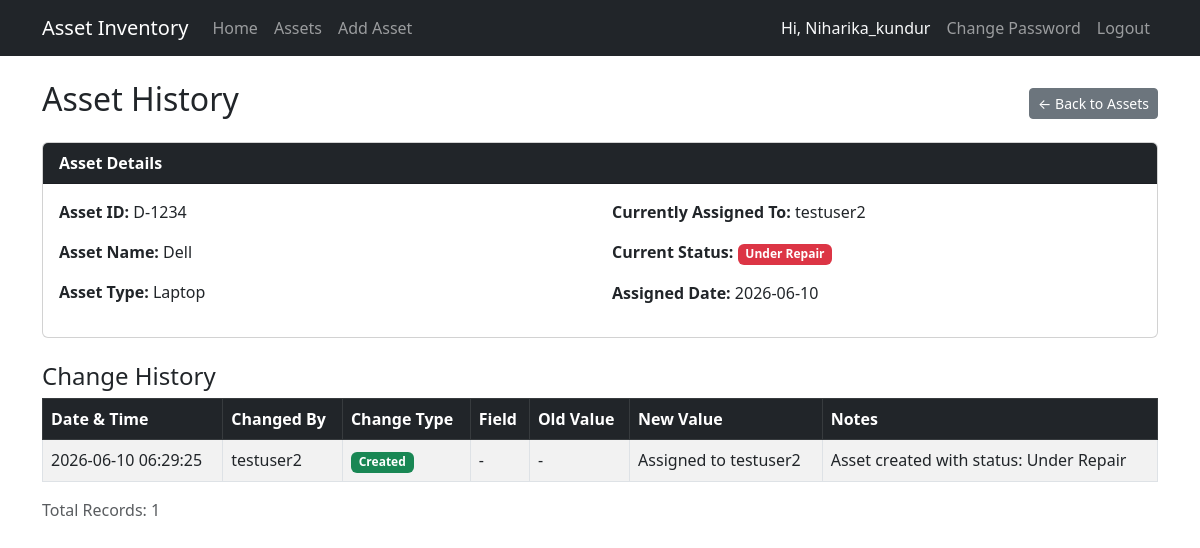
The app's page /history/9/ (signed in) with its own data.
### assets/models.py (models this page shows, shortened)
class Asset(models.Model):
    asset_id = models.CharField(max_length=50, unique=True)
    asset_name = models.CharField(max_length=100)
    asset_type = models.CharField(max_length=50)
    assigned_to = models.CharField(max_length=100)
    status = models.CharField(max_length=20, default='Available')
    assigned_date = models.DateField(default=timezone.now)

class AssetHistory(models.Model):
    asset = models.ForeignKey(Asset, on_delete=models.CASCADE, related_name='history')
    changed_by = models.CharField(max_length=100)
    change_type = models.CharField(max_length=50)  # Created, Updated, Transferred, Deleted
    field_changed = models.CharField(max_length=50, blank=True)
    old_value = models.CharField(max_length=200, blank=True)
    new_value = models.CharField(max_length=200, blank=True)
    changed_at = models.DateTimeField(auto_now_add=True)
    notes = models.TextField(blank=True)
    class Meta:
        ordering = ['-changed_at']  # Most recent first
        verbose_name_plural = 'Asset histories'

### assets/views.py (the view)
# urls.py: path('history/<int:asset_id>/', views.asset_history, name='asset_history'),
@login_required
def asset_history(request, asset_id):
    if not request.user.is_superuser:
        messages.error(request, 'You do not have permission to view asset history.')
        return redirect('asset_list')
    asset = get_object_or_404(Asset, id=asset_id)
    history = asset.history.all()  # Uses related_name='history'
    return render(request, 'asset_history.html', {
        'asset': asset,
        'history': history,
    })

### assets/templates/asset_history.html
{% extends 'base.html' %}
{% block content %}
<div class="d-flex justify-content-between align-items-center">
    <h2>Asset History</h2>
    <a href="{% url 'asset_list' %}" class="btn btn-secondary btn-sm">← Back to Assets</a>
</div>
<div class="card mt-3 mb-4">
    <div class="card-header bg-dark text-white">
        <strong>Asset Details</strong>
    </div>
    <div class="card-body">
        <div class="row">
            <div class="col-md-6">
                <p><strong>Asset ID:</strong> {{ asset.asset_id }}</p>
                <p><strong>Asset Name:</strong> {{ asset.asset_name }}</p>
                <p><strong>Asset Type:</strong> {{ asset.asset_type }}</p>
            </div>
            <div class="col-md-6">
                <p><strong>Currently Assigned To:</strong> {{ asset.assigned_to }}</p>
                <p><strong>Current Status:</strong>
                    {% if asset.status == 'Available' %}
                    <span class="badge bg-success">{{ asset.status }}</span>
                    {% elif asset.status == 'In Use' %}
                    <span class="badge bg-primary">{{ asset.status }}</span>
                    {% elif asset.status == 'Under Repair' %}
                    <span class="badge bg-danger">{{ asset.status }}</span>
                    {% else %}
                    <span class="badge bg-secondary">{{ asset.status }}</span>
                    {% endif %}
                </p>
                <p><strong>Assigned Date:</strong> {{ asset.assigned_date|date:"Y-m-d" }}</p>
            </div>
        </div>
    </div>
</div>
<h4>Change History</h4>
{% if history %}
<div class="table-responsive">
    <table class="table table-striped table-bordered">
        <thead class="table-dark">
            <tr>
                <th>Date & Time</th>
                <th>Changed By</th>
                <th>Change Type</th>
                <th>Field</th>
                <th>Old Value</th>
                <th>New Value</th>
                <th>Notes</th>
            </tr>
        </thead>
        <tbody>
            {% for record in history %}
            <tr>
                <td>{{ record.changed_at|date:"Y-m-d H:i:s" }}</td>
                <td>{{ record.changed_by }}</td>
                <td>
                    {% if record.change_type == 'Created' %}
                    <span class="badge bg-success">{{ record.change_type }}</span>
                    {% elif record.change_type == 'Transferred' %}
                    <span class="badge bg-warning text-dark">{{ record.change_type }}</span>
                    {% elif record.change_type == 'Updated' %}
                    <span class="badge bg-info">{{ record.change_type }}</span>
                    {% else %}
                    <span class="badge bg-secondary">{{ record.change_type }}</span>
                    {% endif %}
                </td>
                <td>{{ record.field_changed|default:"-" }}</td>
                <td>{{ record.old_value|default:"-" }}</td>
                <td>{{ record.new_value|default:"-" }}</td>
                <td>{{ record.notes|default:"-" }}</td>
            </tr>
            {% endfor %}
        </tbody>
    </table>
</div>
<p class="text-muted">Total Records: {{ history|length }}</p>
{% else %}
<div class="alert alert-info">
    No history records found for this asset.
</div>
{% endif %}
{% endblock %}

### assets/templates/base.html (shortened to what this page needs)
<!DOCTYPE html>
<html lang="en">
<head>
    <link href="https://cdn.jsdelivr.net/npm/bootstrap@5.3.0/dist/css/bootstrap.min.css" rel="stylesheet">
</head>
<body>
    <nav class="navbar navbar-expand-lg navbar-dark bg-dark mb-4">
        <div class="container">
            <a class="navbar-brand" href="{% url 'home' %}">Asset Inventory</a>
            <div class="navbar-nav">
                <a class="nav-link" href="{% url 'home' %}">Home</a>
                <a class="nav-link" href="{% url 'asset_list' %}">Assets</a>
                <a class="nav-link" href="{% url 'add_asset' %}">Add Asset</a>
            </div>
            <div class="navbar-nav ms-auto">
                {% if user.is_authenticated %}
                <span class="nav-link text-light">Hi, {{ user.username }}</span>
                <a class="nav-link" href="{% url 'change_password' %}">Change Password</a>
                <form method="POST" action="{% url 'logout' %}" class="d-inline">
                    <button type="submit" class="nav-link btn btn-link" style="cursor: pointer;">Logout</button>
                </form>
                {% else %}
                <a class="nav-link" href="{% url 'login' %}">Login</a>
                {% endif %}
            </div>
        </div>
    </nav>
    <div class="container">
        {% block content %}
        {% endblock %}
    </div>
</body>
</html>

### records on screen
Asset: asset_id "D-1234", asset_name "Dell", asset_type "Laptop", assigned_to "testuser2", status "Under Repair", assigned_date "2026-06-10"
AssetHistory: changed_at "2026-06-10 06:29:25", changed_by "testuser2", change_type "Created", field_changed "-", old_value "-", new_value "Assigned to testuser2", notes "Asset created with status: Under Repair"

### other values on screen
{{ user.username }} "Niharika_kundur"
{{ history|length }} "1"
